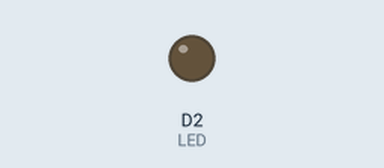
Simulated run of this sketch. Board: ESP8266 (NodeMCU). Parts: output pins drawn as LEDs (lit = HIGH).

Above: at 0.1 s.
At 9.9 s:
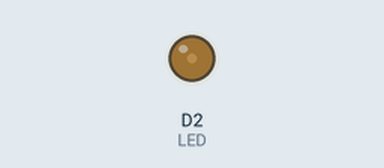
At 19.9 s:
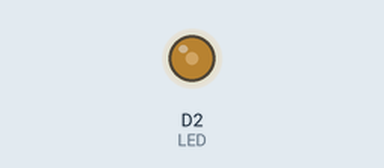
At 39.9 s:
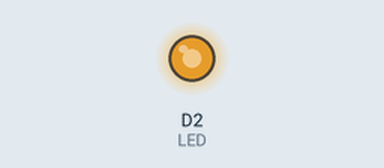
Timing chart, 0 to 40.0 s (numbered marks = the images above):
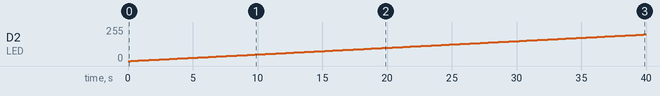

Measured:
- by itself, D2 (LED): moves from 0/255 to 199/255 over 39.6 s

The sketch:

Esp8266-AnalogWrite.ino
```cpp
// (licence header left out)
#include <ESP8266WiFi.h>
#define LED D2


//=======================================================================
//                    Power on setup
//=======================================================================
void setup() {

  pinMode(LED,OUTPUT);
}

//=======================================================================
//                    Main Program Loop
//=======================================================================
void loop() {
  for(int i= 0; i<= 255; i++){
    analogWrite(LED,i);
    delay(200);
  }
  for(int i= 255; i>= 0; i--){
    analogWrite(LED,i);
    delay(200);
  }
}
//=======================================================================
```
